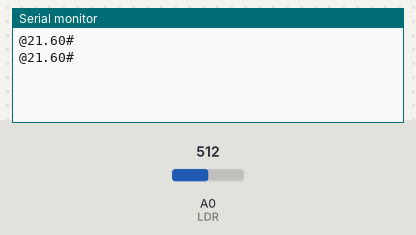
Recording of a sketch running on a simulated Arduino Uno, built with avr-gcc and run on an emulated ATmega328P. Shown: the last lines printed to the serial monitor. The inputs (shaded band) are chosen by the test bench; at power-on: A0 (LDR) = 512.

Above: at 1.8 s.
1.9 s: A0 (LDR) set to 1010
At 2.8 s:
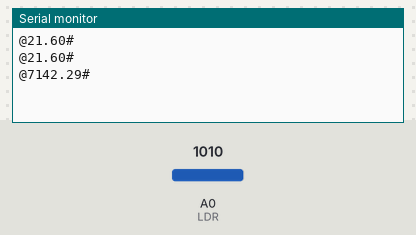
3.4 s: A0 (LDR) set to 1023
At 4.8 s:
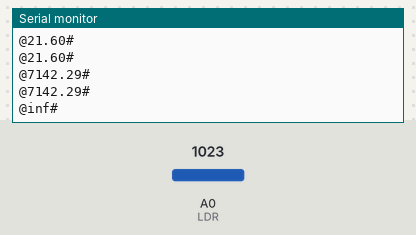

Measured:
- the behaviour switches between 1022 and 1023 on A0 (LDR) (found by bisection; images 1 and 2)
- after the input at 1.9 s, the serial monitor: prints a new line after 0.10 s (image 1)
- after the input at 3.4 s, the serial monitor: prints a new line after 0.60 s (image 2)

The sketch:

ldr_sensor.ino
```cpp
 // pin assignments
 int LDR = 0;

 // initialize the serial port
 // and declare inputs and outputs
 void setup() {
   pinMode(LDR, INPUT);
   Serial.begin(115200);
 }

 // read from the analog input connected to the LDR
 // and print the value to the serial port.
 // the delay is only to avoid sending so much data
 // as to make it unreadable.
 void loop() {
   float v = analogRead(LDR);
   float tempvar;

   // R = 10*(1023-v)/v           R --> kOhm  (v 0-1023)
   // lux = 464,1588833613*(1/R)^1,3333333333  //R se kOhm
   //http://kennarar.vma.is/thor/v2011/vgr402/ldr.pdf
   tempvar = 10*(1023-v);
   tempvar = tempvar/v; //R se kOhm
   tempvar = 464.1588833613*pow(1./tempvar,1.3333333333);

   Serial.print("@");
   Serial.print(tempvar);
   Serial.println("#");
   delay(1000);
 }
```
